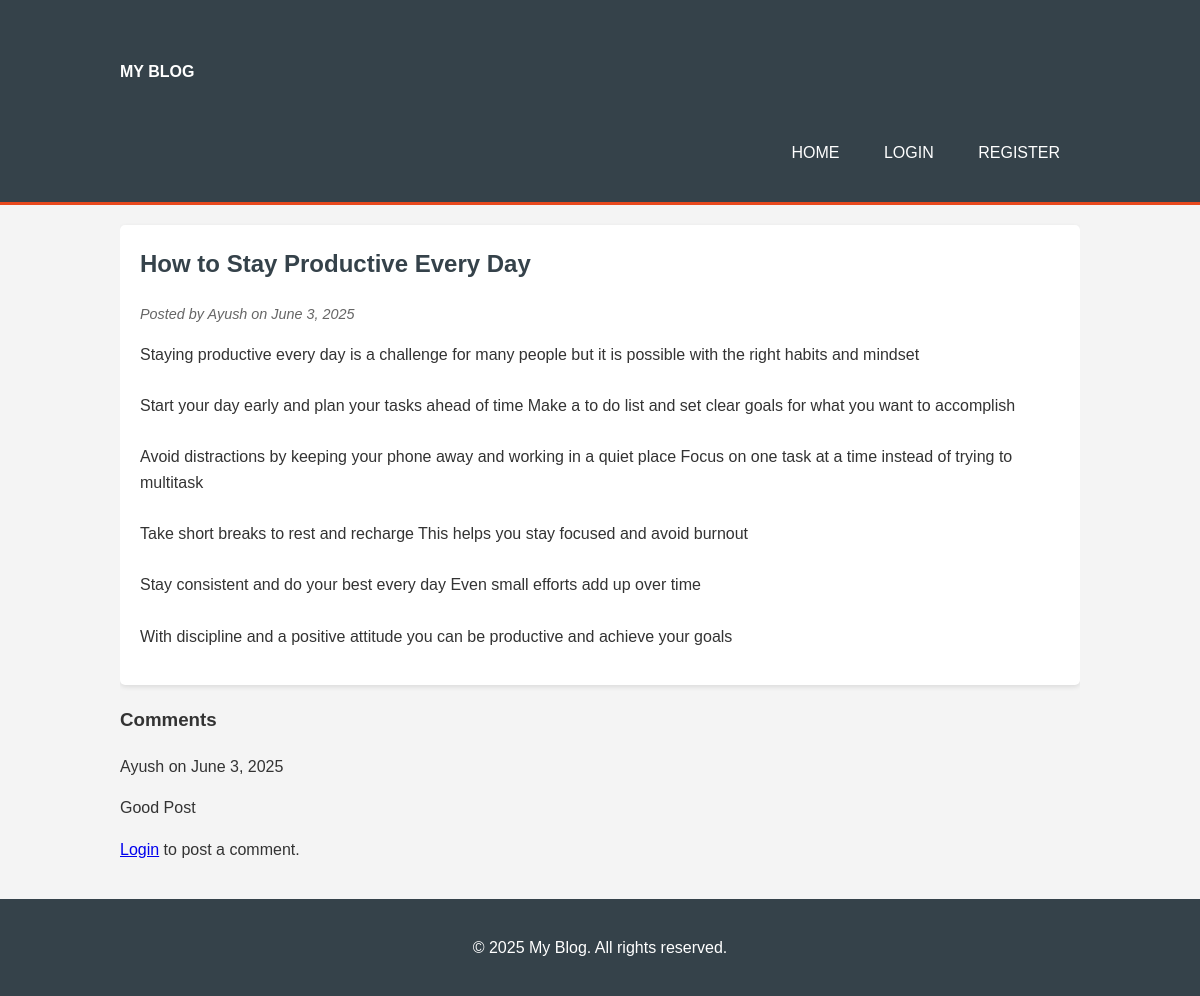
The page /post.php?id=1 on the database its author committed.
### tables this page shows
CREATE TABLE IF NOT EXISTS `posts` (
  `id` int UNSIGNED NOT NULL AUTO_INCREMENT,
  `user_id` int UNSIGNED NOT NULL,
  `title` varchar(255) NOT NULL,
  `content` text NOT NULL,
  `created_at` timestamp NULL DEFAULT CURRENT_TIMESTAMP,
  `updated_at` timestamp NULL DEFAULT CURRENT_TIMESTAMP ON UPDATE CURRENT_TIMESTAMP,
  PRIMARY KEY (`id`),
  KEY `user_id` (`user_id`)
);

CREATE TABLE IF NOT EXISTS `users` (
  `id` int UNSIGNED NOT NULL AUTO_INCREMENT,
  `username` varchar(30) NOT NULL,
  `email` varchar(50) NOT NULL,
  `password` varchar(255) NOT NULL,
  `created_at` timestamp NULL DEFAULT CURRENT_TIMESTAMP,
  PRIMARY KEY (`id`),
  UNIQUE KEY `username` (`username`),
  UNIQUE KEY `email` (`email`)
);

CREATE TABLE IF NOT EXISTS `comments` (
  `id` int UNSIGNED NOT NULL AUTO_INCREMENT,
  `post_id` int UNSIGNED NOT NULL,
  `user_id` int UNSIGNED NOT NULL,
  `content` text NOT NULL,
  `created_at` timestamp NULL DEFAULT CURRENT_TIMESTAMP,
  PRIMARY KEY (`id`),
  KEY `post_id` (`post_id`),
  KEY `user_id` (`user_id`)
);

### post.php (the view, shortened to what this page needs)
<?php include 'header.php'; ?>
<?php include 'config.php'; ?>
<div class="container">
    <?php
    if (isset($_GET['id'])) {
        $post_id = $_GET['id'];
        $stmt = $conn->prepare("SELECT posts.*, users.username FROM posts JOIN users ON posts.user_id = users.id WHERE posts.id = ?");
        $stmt->bind_param("i", $post_id);
        $stmt->execute();
        $result = $stmt->get_result();
        if ($result->num_rows == 1) {
            $post = $result->fetch_assoc();
            echo '<div class="post">';
            echo '<h2>' . htmlspecialchars($post['title']) . '</h2>';
            echo '<p class="meta">Posted by ' . htmlspecialchars($post['username']) . ' on ' . date('F j, Y', strtotime($post['created_at'])) . '</p>';
            echo '<p>' . nl2br(htmlspecialchars($post['content'])) . '</p>';
            echo '</div>';
            echo '<div class="comments">';
            echo '<h3>Comments</h3>';
            $stmt = $conn->prepare("SELECT comments.*, users.username FROM comments JOIN users ON comments.user_id = users.id WHERE post_id = ? ORDER BY created_at DESC");
            $stmt->bind_param("i", $post_id);
            $stmt->execute();
            $comments = $stmt->get_result();
            if ($comments->num_rows > 0) {
                while($comment = $comments->fetch_assoc()) {
                    echo '<div class="comment">';
                    echo '<p class="meta">' . htmlspecialchars($comment['username']) . ' on ' . date('F j, Y', strtotime($comment['created_at'])) . '</p>';
                    echo '<p>' . nl2br(htmlspecialchars($comment['content'])) . '</p>';
                    echo '</div>';
                }
            } else {
                echo '<p>No comments yet.</p>';
            }
            if (isset($_SESSION['user_id'])) {
                if ($_SERVER['REQUEST_METHOD'] == 'POST') {
                    $content = $_POST['content'];
                    if (!empty($content)) {
                        $stmt = $conn->prepare("INSERT INTO comments (post_id, user_id, content) VALUES (?, ?, ?)");
                        $stmt->bind_param("iis", $post_id, $_SESSION['user_id'], $content);
                        if ($stmt->execute()) {
                            echo '<p class="success">Comment added successfully!</p>';
                            header("Location: post.php?id=$post_id");
                            exit();
                        } else {
                            echo '<p class="error">Error adding comment: ' . $stmt->error . '</p>';
                        }
                        $stmt->close();
                    } else {
                        echo '<p class="error">Comment cannot be empty</p>';
                    }
                }
                echo '<form method="POST" action="post.php?id=' . $post_id . '">';
                echo '<label for="content">Add Comment:</label>';
                echo '<textarea id="content" name="content" required></textarea>';
                echo '<input type="submit" value="Submit Comment">';
                echo '</form>';
            } else {
                echo '<p><a href="login.php">Login</a> to post a comment.</p>';
            }
            echo '</div>';
        } else {
            echo '<p>Post not found.</p>';
        }
    } else {
        echo '<p>No post specified.</p>';
    }
    ?>
</div>
<?php include 'footer.php'; ?>

### header.php (shortened to what this page needs)
<!DOCTYPE html>
<html lang="en">
<head>
    <link rel="stylesheet" href="styles.css">
</head>
<body>
    <header>
        <div class="container">
            <h1><a href="index.php">My Blog</a></h1>
            <nav>
                <ul>
                    <li><a href="index.php">Home</a></li>
                    <?php if (isset($_SESSION['user_id'])): ?>
                        <li><a href="dashboard.php">Dashboard</a></li>
                        <li><a href="logout.php">Logout</a></li>
                    <?php else: ?>
                        <li><a href="login.php">Login</a></li>
                        <li><a href="register.php">Register</a></li>
                    <?php endif; ?>
                </ul>
            </nav>
        </div>
    </header>
</body>
</html>

### footer.php (shortened to what this page needs)
<!DOCTYPE html>
<html lang="en">
<head>
</head>
<body>
    <footer>
        <div class="container">
            <p>&copy; <?php echo date('Y'); ?> My Blog. All rights reserved.</p>
        </div>
    </footer>
</body>
</html>

### styles.css (style rules this page uses)
body { font-family: 'Arial', sans-serif; line-height: 1.6; margin: 0; padding: 0; color: #333; background-color: #f4f4f4; }
.container { width: 80%; margin: auto; overflow: hidden; }
header { background: #35424a; color: #ffffff; padding: 20px 0; border-bottom: #e8491d 3px solid; }
header a { color: #ffffff; text-decoration: none; text-transform: uppercase; font-size: 16px; }
header ul { padding: 0; list-style: none; }
header li { display: inline; padding: 0 20px 0 20px; }
header nav { float: right; margin-top: 10px; }
.post { background: #ffffff; margin: 20px 0; padding: 20px; border-radius: 5px; box-shadow: 0 2px 5px rgba(0,0,0,0.1); }
.post h2 { margin-top: 0; color: #35424a; }
.post .meta { color: #666; font-style: italic; font-size: 0.9em; }
footer { background: #35424a; color: #ffffff; text-align: center; padding: 20px 0; margin-top: 20px; }

### rows shown on the page
posts: title "How to Stay Productive Every Day", user.username "Ayush", created_at "June 3, 2025", content "Staying productive every day is a challenge for many people but it is possible with the right habits and mindset Start your day early and plan your tasks ahead of time Make a to do list and set clear goals for what you want to accomplish Avoid distractions by keeping your phone away and working in a quiet place Focus on one task at a time instead of trying to multitask Take short breaks to rest and recharge This helps you stay focused and avoid burnout Stay consistent and do your best every day Even small efforts add up over time With discipline and a positive attitude you can be productive and achieve your goals"
comments: user.username "Ayush", created_at "June 3, 2025", content "Good Post"
